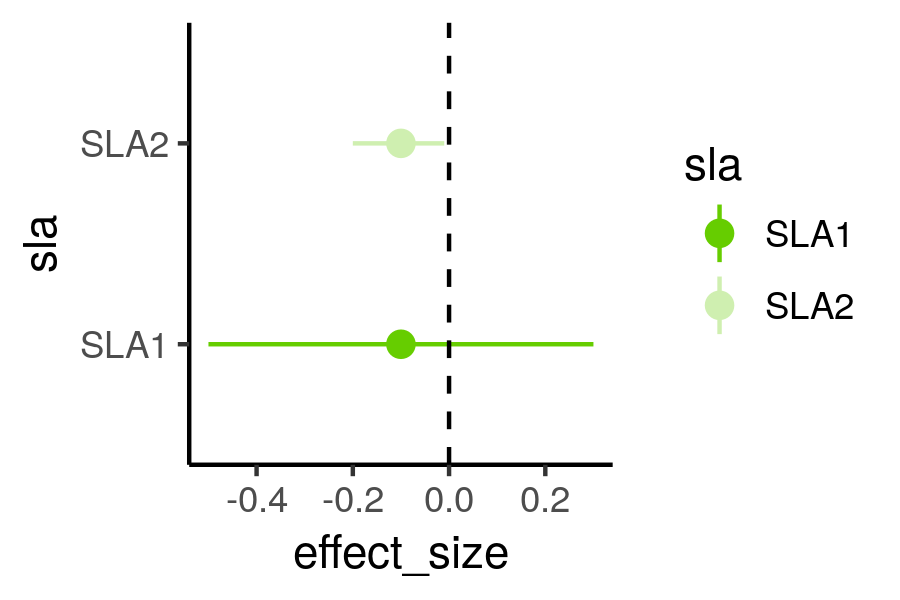

Reproduce this figure in R.
    library(ggplot2)

    dat <- data.frame(effect_size = c(-0.1, -0.1),
                      lcl = c(-0.5, -0.2),
                      ucl = c(0.3, -0.01),
                      sla = c("SLA1", "SLA2"))

    ggplot(dat) +
      theme_classic() +
      aes(x = sla, y = effect_size, ymin = lcl, ymax = ucl, color = sla) +
      geom_pointrange() +
      geom_hline(yintercept = 0, linetype = 2) +
      scale_color_manual(values = c("SLA1" = "#66CD00",
                                    "SLA2" = "#cfefb0")) +
      coord_flip()

    packageVersion("ggplot2")
    # [1] ‘2.2.1.9000’

ggsave(filename = "so.png", width = 3, height = 2)


